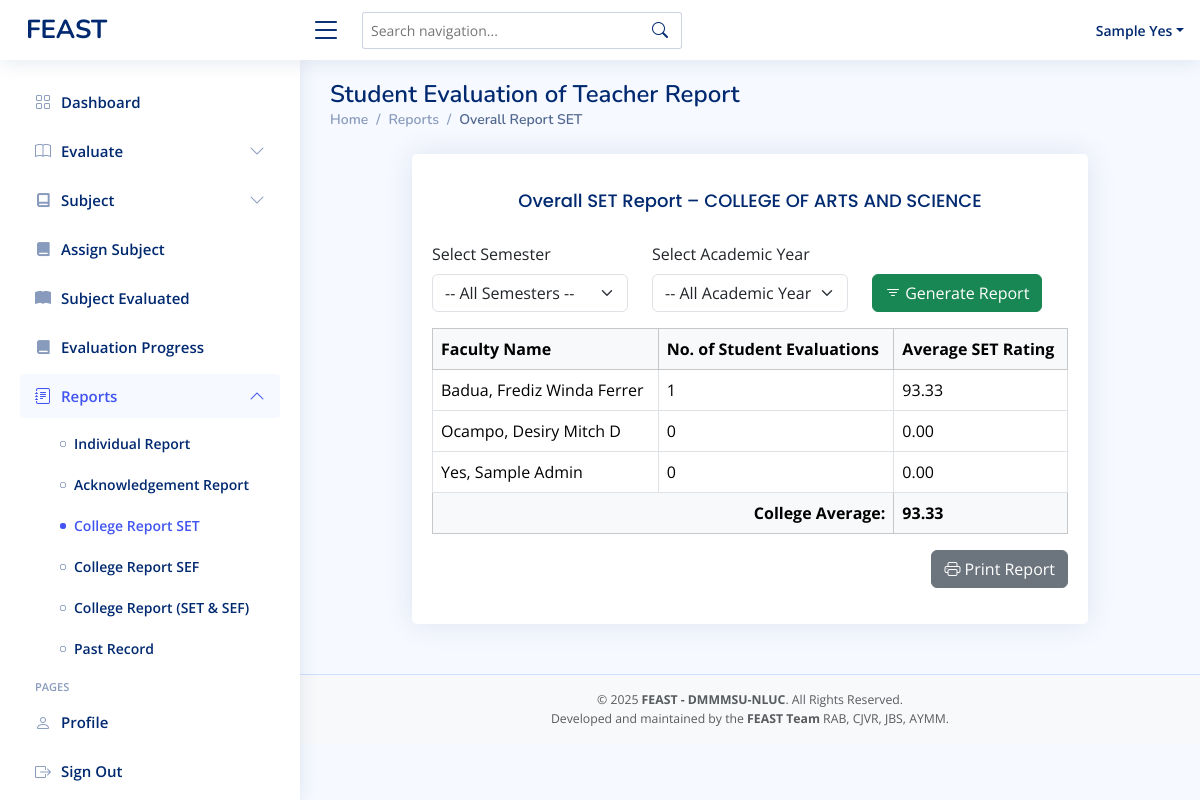
Page /admin-overallreport-set.php (signed in) on the earlier database version.
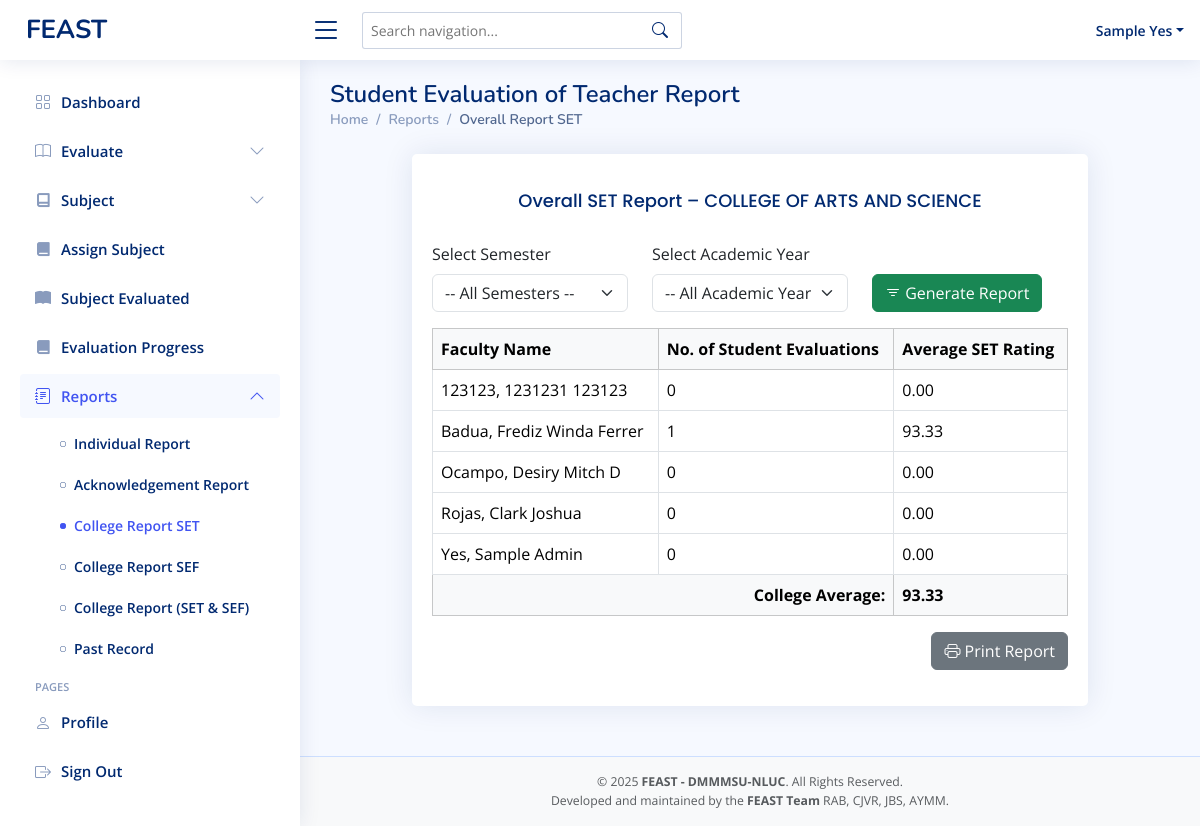
Same page on the later database version.
### tables this page shows
CREATE TABLE `faculty` (
  `idnumber` varchar(11) NOT NULL,
  `first_name` varchar(50) NOT NULL,
  `mid_name` varchar(50) NOT NULL,
  `last_name` varchar(50) NOT NULL,
  `password` varchar(255) DEFAULT NULL,
  `department` varchar(255) DEFAULT NULL,
  `program` varchar(255) DEFAULT NULL,
  `faculty_rank` varchar(50) DEFAULT NULL,
  `role` varchar(50) NOT NULL DEFAULT 'faculty',
  `status` varchar(11) NOT NULL DEFAULT 'active'
);

### admin-overallreport-set.php (the view, shortened to what the rows shown need)
<?php
include 'conn/conn.php';
$admin_id = $_SESSION['idnumber'];
$faculties = [];
$admin_assignments = [];
$stmt_admin_dept = $conn->prepare("SELECT department_name, program_name FROM admin_departments WHERE admin_idnumber = ?");
$stmt_admin_dept->bind_param("s", $admin_id);
$stmt_admin_dept->execute();
$result = $stmt_admin_dept->get_result();
while ($row = $result->fetch_assoc()) {
  $admin_assignments[] = $row;
}
if (!empty($admin_assignments)) {
  $faculty_query_parts = [];
  $params = [];
  $types = "";
  foreach ($admin_assignments as $assignment) {
    $faculty_query_parts[] = "(department = ? AND program = ?)";
    $params[] = $assignment['department_name'];
    $params[] = $assignment['program_name'];
    $types .= "ss";
  }
  $faculty_where_sql = implode(' OR ', $faculty_query_parts);
  $sql = "
        SELECT idnumber, last_name, first_name, mid_name
        FROM faculty
        WHERE ($faculty_where_sql)
        ORDER BY last_name ASC
    ";
  $query = $conn->prepare($sql);
  $query->bind_param($types, ...$params);
  $query->execute();
  $faculties = $query->get_result()->fetch_all(MYSQLI_ASSOC);
}
$rows = '';
foreach ($faculties as $fac) {
  $fid = $fac['idnumber'];
  $sql = "
    SELECT COUNT(*) AS students, AVG(computed_rating) AS avg_rating
    FROM evaluation
    WHERE faculty_id = ?
  ";
  $params = [$fid];
  $types = "s";
  $stmtEval = $conn->prepare($sql);
  $stmtEval->bind_param($types, ...$params);
  $stmtEval->execute();
  $r = $stmtEval->get_result()->fetch_assoc();
  $count = (int)$r['students'];
  $avg = $count ? (float)$r['avg_rating'] : 0.00;
  $name = "{$fac['last_name']}, {$fac['first_name']} {$fac['mid_name']}";
  $avg_display = number_format($avg, 2);
  $rows .= "<tr><td>{$name}</td><td>{$count}</td><td>{$avg_display}</td></tr>";
}
?>
<!DOCTYPE html>
<html>
<head>
  <?php include 'head.php' ?>
</head>
<body>
  <main id="main" class="main">
    <div class="pagetitle">
      <h1>Student Evaluation of Teacher Report</h1>
    </div>
    <section class="section dashboard">
      <div class="container mt-4">
        <div class="row justify-content-center">
          <div class="col-lg-10">
            <div class="card">
              <div class="card-body">
                <div class="table-responsive">
                  <table class="table table-bordered table-hover">
                    <thead class="table-light">
                      <tr>
                        <th>Faculty Name</th>
                        <th>No. of Student Evaluations</th>
                        <th>Average SET Rating</th>
                      </tr>
                    </thead>
                    <tbody>
                      <?= $rows ?>
                    </tbody>
                  </table>
                </div>
              </div>
            </div>
          </div>
        </div>
      </div>
    </section>
  </main>
</body>
</html>

Differences in the rows shown:
added faculty: name "123123, 1231231 123123", count "0", avg_display "0.00"
added faculty: name "Rojas, Clark Joshua", count "0", avg_display "0.00"
